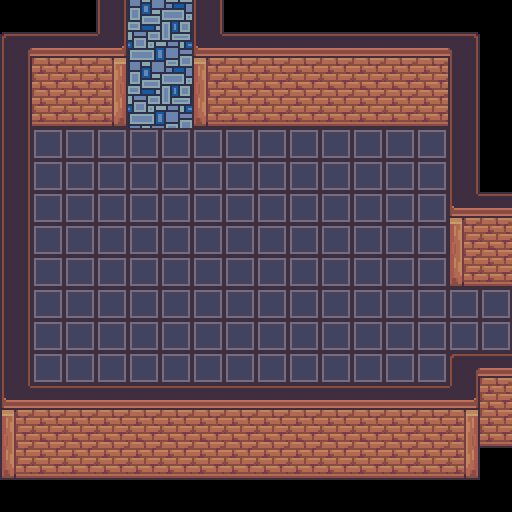

A 2D game scene composited from a Tiled map and its tileset images. What follows is a short description and the map's XML, with each tile layer's data collapsed to a summary:
An orthogonal 16x16 tile map with 32x32 px tiles, 4 tile layers (Tile Layer 1, Tile Layer 2, Tile Layer 3, Above Player), 3 tilesets and 20 objects (11x event, 9x collision).

<map version="1.10" tiledversion="1.10.2" orientation="orthogonal" renderorder="right-down" width="16" height="16" tilewidth="32" tileheight="32" infinite="0" nextlayerid="9" nextobjectid="22">
 <properties>
  <property name="edges" value="clamped" />
  <property name="scenario" value="xero" />
  <property name="slug" value="taba_ba_br_4" />
 </properties>
 <tileset firstgid="1" name="core_indoor_floors" tilewidth="32" tileheight="32" tilecount="3864" columns="46">
  <image source="../gfx/tilesets/core_indoor_floors.png" width="1472" height="2688" />
 </tileset>
 <tileset firstgid="3865" name="core_indoor_walls" tilewidth="32" tileheight="32" tilecount="3864" columns="46">
  <image source="../gfx/tilesets/core_indoor_walls.png" width="1472" height="2688" />
 </tileset>
 <tileset firstgid="7729" name="core_indoor_stairs" tilewidth="32" tileheight="32" tilecount="2970" columns="45">
  <image source="../gfx/tilesets/core_indoor_stairs.png" width="1440" height="2112" />
 </tileset>
 <layer id="1" name="Tile Layer 1" width="16" height="16">
  <data>[256 cells, 222 non-empty, 17 distinct tile ids]</data>
 </layer>
 <layer id="2" name="Tile Layer 2" width="16" height="16">
  <data>[256 cells, 2 non-empty, 2 distinct tile ids]</data>
 </layer>
 <layer id="3" name="Tile Layer 3" width="16" height="16">
  <data>[256 cells, 0 non-empty, 0 distinct tile ids]</data>
 </layer>
 <layer id="4" name="Above Player" width="16" height="16">
  <data>[256 cells, 13 non-empty, 1 distinct tile ids]</data>
 </layer>
 <objectgroup color="#ff0000" id="6" name="Collisions">
  <object id="1" type="collision" x="96" y="0" width="32" height="128" />
  <object id="2" type="collision" x="192" y="0" width="32" height="128" />
  <object id="3" type="collision" x="224" y="32" width="256" height="96" />
  <object id="4" type="collision" x="448" y="128" width="32" height="160" />
  <object id="5" type="collision" x="480" y="192" width="32" height="96" />
  <object id="6" type="collision" x="0" y="416" width="480" height="64" />
  <object id="7" type="collision" x="0" y="32" width="32" height="384" />
  <object id="8" type="collision" x="32" y="32" width="64" height="96" />
  <object id="9" type="collision" x="448" y="352" width="64" height="64" />
 </objectgroup>
 <objectgroup color="#ffff00" id="8" name="Events">
  <object id="11" name="create npcs" type="event" x="256" y="32" width="32" height="32">
   <properties>
    <property name="act1" value="create_npc loch,8,9,stand" />
    <property name="act2" value="char_face loch,down" />
    <property name="cond1" value="not char_exists loch " />
   </properties>
  </object>
  <object id="12" name="start talking" type="event" x="128" y="96" width="64" height="32">
   <properties>
    <property name="act10" value="char_stop player" />
    <property name="act11" value="lock_controls" />
    <property name="act12" value="char_move player,down 1" />
    <property name="act13" value="wait 1.3" />
    <property name="act14" value="char_face loch,up" />
    <property name="act15" value="wait 0.4" />
    <property name="act16" value="translated_dialog tabaacolyte4talk" />
    <property name="act17" value="char_face loch,left" />
    <property name="act18" value="pathfind player,6,9" />
    <property name="act19" value="char_face player,right" />
    <property name="act20" value="translated_dialog tabaacolyte4talk2" />
    <property name="act21" value="unlock_controls" />
    <property name="act22" value="add_monster chloragon,5,loch,70,100" />
    <property name="act23" value="start_battle player,loch" />
    <property name="act24" value="set_variable 1stbattle:done" />
    <property name="cond1" value="is char_at player" />
    <property name="cond2" value="is char_facing player,down" />
    <property name="cond3" value="not variable_set tabaacolyte4battle:finished" />
   </properties>
  </object>
  <object id="13" name="back to passageway" type="event" x="128" y="0" width="32" height="32">
   <properties>
    <property name="act1" value="transition_teleport player,taba_ba_passageway_4.tmx,3,18,0.5" />
    <property name="cond1" value="is char_at player" />
    <property name="cond2" value="is char_facing player,up" />
   </properties>
  </object>
  <object id="14" name="back to passageway-2" type="event" x="160" y="0" width="32" height="32">
   <properties>
    <property name="act1" value="transition_teleport player,taba_ba_passageway_4.tmx,4,18,0.5" />
    <property name="cond1" value="is char_at player" />
    <property name="cond2" value="is char_facing player,up" />
   </properties>
  </object>
  <object id="15" name="check first battle-loss" type="event" x="320" y="96" width="32" height="32">
   <properties>
    <property name="act1" value="clear_variable 1stbattle" />
    <property name="act2" value="char_face loch,left" />
    <property name="act3" value="translated_dialog tabaacolyte4talklost" />
    <property name="act7" value="teleport_faint player,true,1.5" />
    <property name="cond1" value="is variable_set 1stbattle:done" />
    <property name="cond2" value="is char_defeated player" />
   </properties>
  </object>
  <object id="16" name="check first battle-won" type="event" x="224" y="96" width="32" height="32">
   <properties>
    <property name="act10" value="clear_variable 1stbattle" />
    <property name="act11" value="translated_dialog tabaacolyte4talk3" />
    <property name="act12" value="add_monster mystikapi,5,loch,70,100" />
    <property name="act13" value="set_monster_status" />
    <property name="act14" value="start_battle player,loch" />
    <property name="act17" value="set_variable 2ndbattle:done" />
    <property name="cond1" value="is variable_set 1stbattle:done" />
    <property name="cond2" value="is variable_set battle_last_result:won" />
   </properties>
  </object>
  <object id="17" name="check second battle-won" type="event" x="320" y="32" width="32" height="32">
   <properties>
    <property name="act10" value="clear_variable 2ndbattle" />
    <property name="act11" value="translated_dialog tabaacolyte4talk4" />
    <property name="act12" value="add_monster lambert,8,loch,115,100" />
    <property name="act13" value="set_monster_status" />
    <property name="act14" value="start_battle player,loch" />
    <property name="act17" value="set_variable 3rdbattle:done" />
    <property name="cond1" value="is variable_set 2ndbattle:done" />
    <property name="cond2" value="is variable_set battle_last_result:won" />
   </properties>
  </object>
  <object id="18" name="check second battle-loss" type="event" x="384" y="32" width="32" height="32">
   <properties>
    <property name="act1" value="clear_variable 2ndbattle" />
    <property name="act2" value="char_face loch,left" />
    <property name="act4" value="translated_dialog tabaacolyte4talklost" />
    <property name="act7" value="teleport_faint player,true,1.5" />
    <property name="cond1" value="is variable_set 2ndbattle:done" />
    <property name="cond2" value="is char_defeated player" />
   </properties>
  </object>
  </objectgroup>
</map>
<!-- 3 of 20 objects omitted -->
